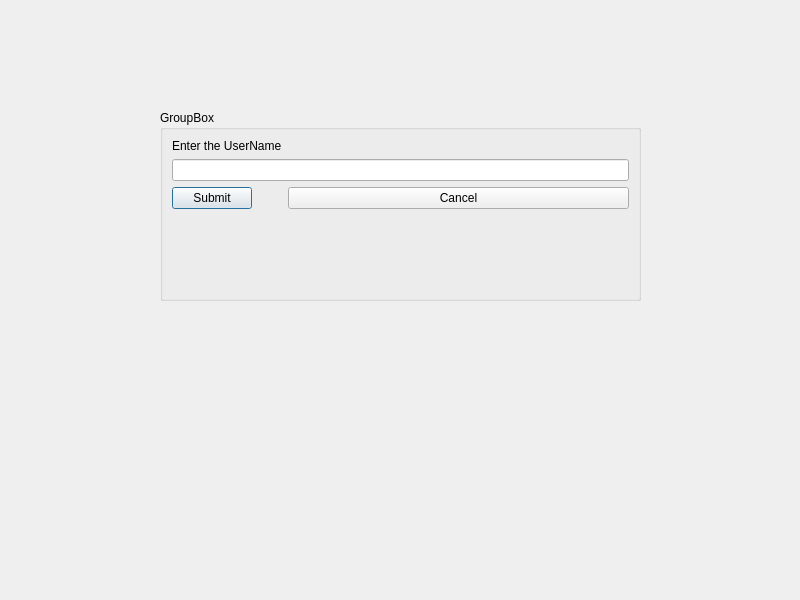
<?xml version="1.0" encoding="UTF-8"?>
<ui version="4.0">
 <class>Dialog</class>
 <widget class="QDialog" name="Dialog">
  <property name="geometry">
   <rect>
    <x>0</x>
    <y>0</y>
    <width>800</width>
    <height>600</height>
   </rect>
  </property>
  <property name="windowTitle">
   <string>Dialog</string>
  </property>
  <widget class="QGroupBox" name="groupBox">
   <property name="geometry">
    <rect>
     <x>160</x>
     <y>110</y>
     <width>481</width>
     <height>191</height>
    </rect>
   </property>
   <property name="title">
    <string>GroupBox</string>
   </property>
   <layout class="QFormLayout" name="formLayout">
    <item row="0" column="0">
     <widget class="QLabel" name="label">
      <property name="text">
       <string>Enter the UserName</string>
      </property>
     </widget>
    </item>
    <item row="1" column="0" colspan="2">
     <widget class="QLineEdit" name="TextBox"/>
    </item>
    <item row="2" column="0">
     <widget class="QPushButton" name="SubmitButton">
      <property name="text">
       <string>Submit</string>
      </property>
     </widget>
    </item>
    <item row="2" column="1">
     <widget class="QPushButton" name="CancelButton">
      <property name="text">
       <string>Cancel</string>
      </property>
     </widget>
    </item>
   </layout>
  </widget>
 </widget>
 <resources/>
 <connections/>
</ui>
